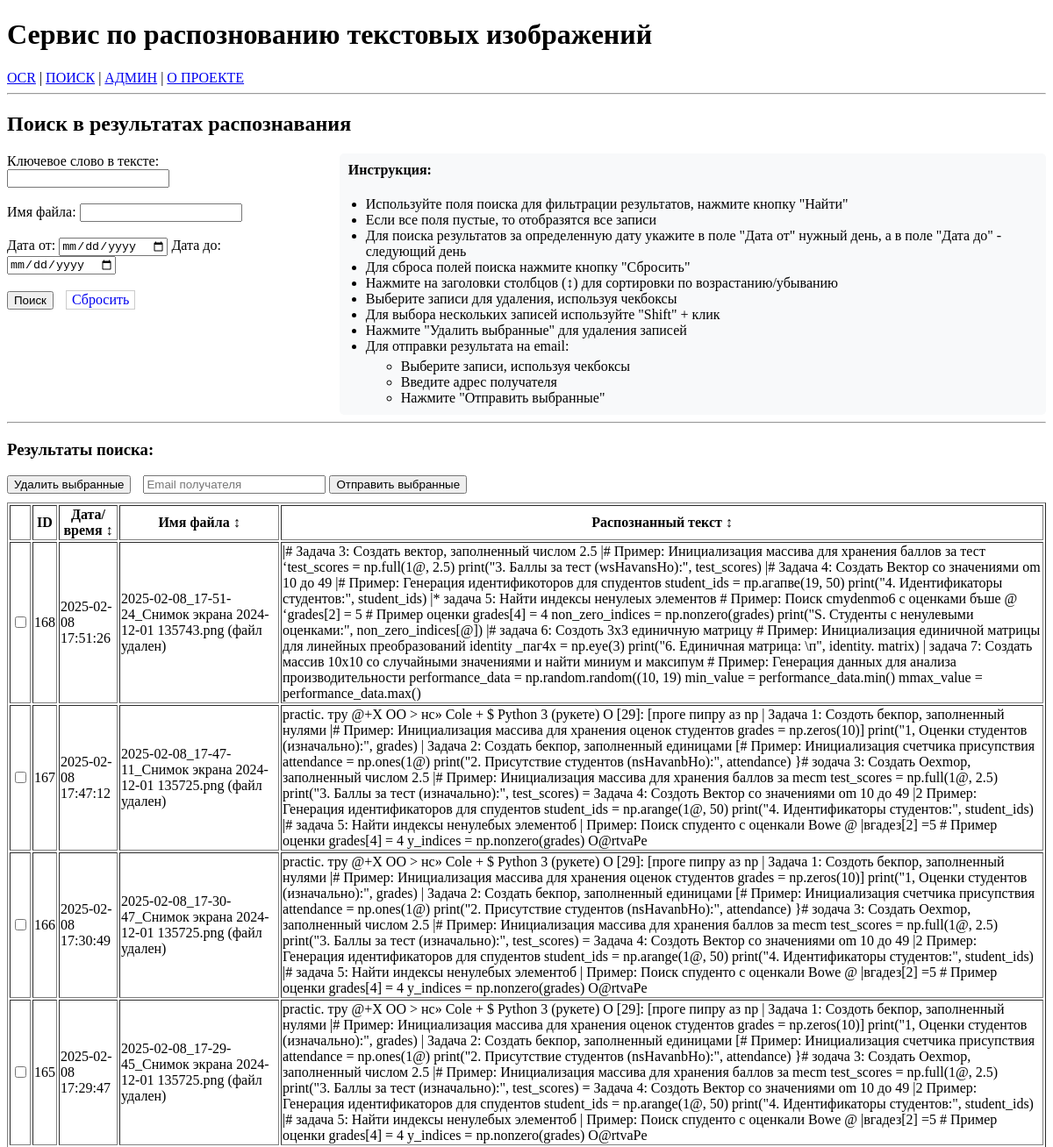
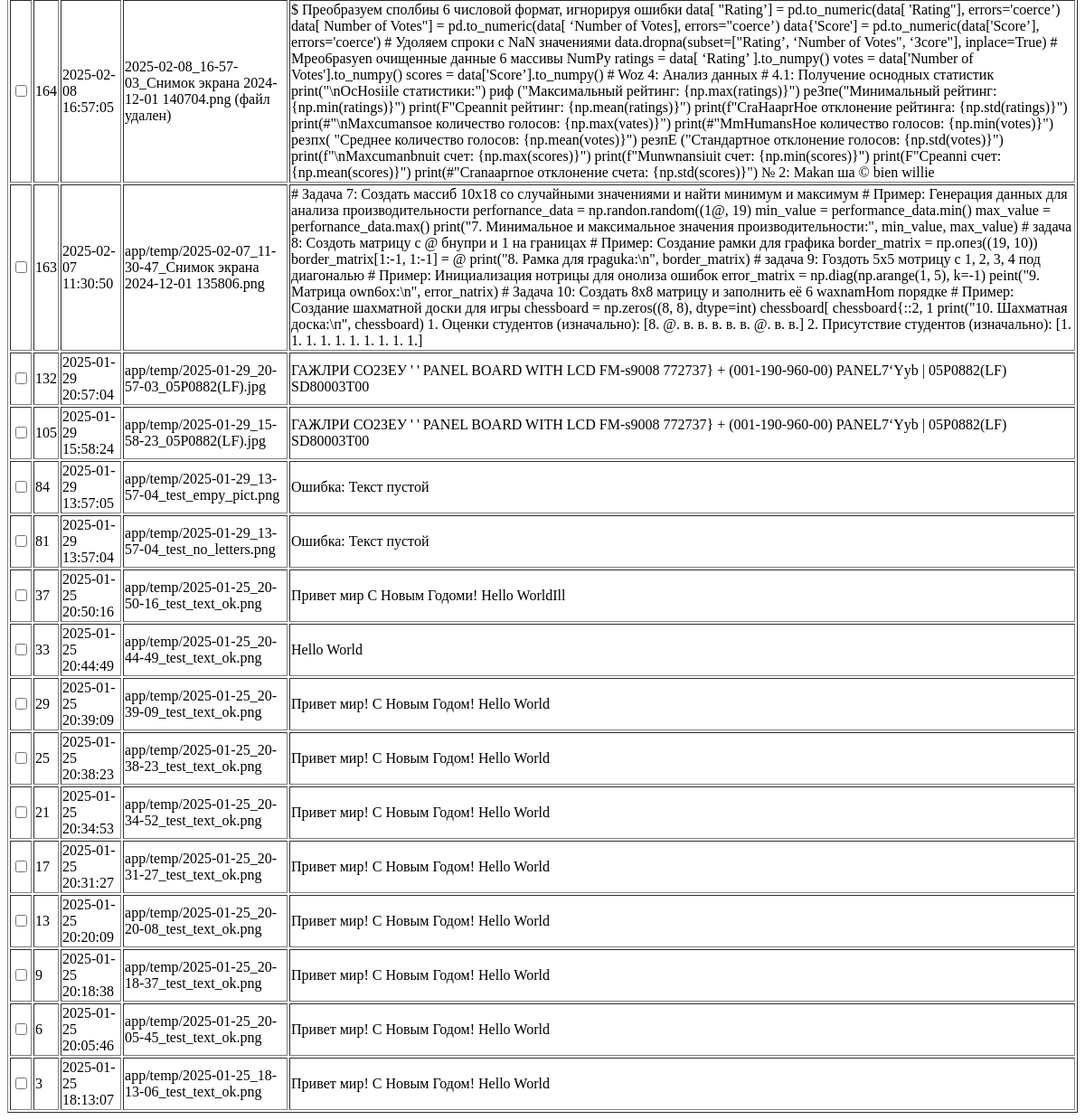
The app's page /records/, older data (2 pictures, top to bottom).
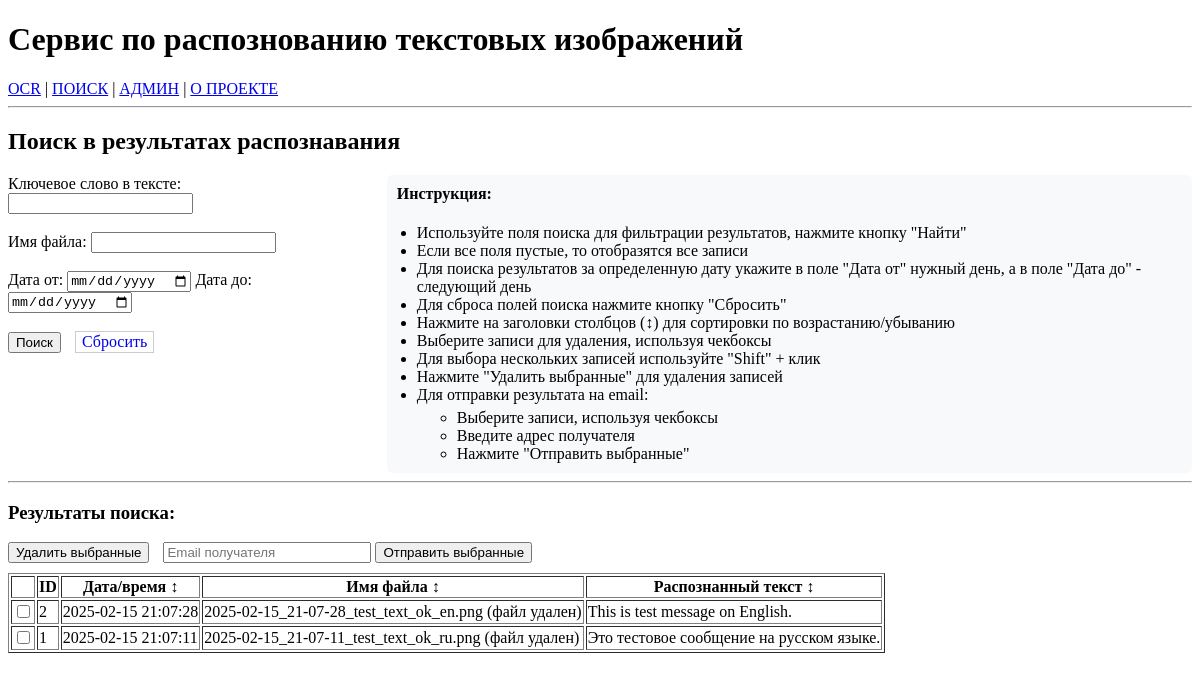
The same page, newer data.
### repository/repository.py (models this page shows, shortened)
class OcrData(Base):
    __tablename__ = 'ocr_data'
    id = Column(Integer, primary_key=True)  # Автоинкремент по умолчанию
    date_time = Column(DateTime, default=datetime.now)
    file_name = Column(String)
    ocr_txt = Column(String)
    status = Column(String)

### app/main.py (the view)
@app.get("/records/")              # <-- Обратите внимание на слеш в конце
async def records_page(
    request: Request,
    keyword: Optional[str] = None,
    filename: Optional[str] = None,
    date_from: Optional[str] = None,
    date_to: Optional[str] = None
):
    date_from_obj = datetime.strptime(date_from, '%Y-%m-%d') if date_from else None
    date_to_obj = datetime.strptime(date_to, '%Y-%m-%d') if date_to else None
    if any([keyword, filename, date_from, date_to]):
        data = repository.search_documents(
            keyword=keyword,
            filename=filename,
            date_from=date_from_obj,
            date_to=date_to_obj
        )
    else:
        data = repository.get_all()
    for item in data:
        if item['file_name'].startswith('repository/files/'):
            item['file_exists'] = Path(item['file_name']).exists()
    return templates.TemplateResponse(
        "search.html",
        {
            "request": request,
            "data": data,
            "keyword": keyword,
            "filename": filename,
            "date_from": date_from,
            "date_to": date_to
        }
    )

### app/templates/search.html (shortened to what this page needs)
{% extends "base.html" %}
{% block content %}
<h2>Поиск в результатах распознавания</h2>
<form action="/records/" method="get">
    <div style="display: flex; justify-content: space-between; align-items: start;">
        <div class="search-form">
            <label for="keyword">Ключевое слово в тексте:</label>
            <input type="text" id="keyword" name="keyword" value="{{ keyword or '' }}" />
            <br><br>
            <label for="filename">Имя файла:</label>
            <input type="text" id="filename" name="filename" value="{{ filename or '' }}" />
            <br><br>
            <label for="date_from">Дата от:</label>
            <input type="date" id="date_from" name="date_from" value="{{ date_from or '' }}" />
            <label for="date_to">Дата до:</label>
            <input type="date" id="date_to" name="date_to" value="{{ date_to or '' }}" />
            <br><br>
            <button type="submit">Поиск</button>
            <a href="/records/" class="button" style="text-decoration: none; padding: 1px 6px; border: 1px solid #ccc; display: inline-block; margin-left: 10px;">Сбросить</a>
        </div>
        <div class="instructions" style="margin-left: 40px; padding: 10px; background-color: #f8f9fa; border-radius: 5px;">
            <h4 style="margin-top: 0;">Инструкция:</h4>
            <ul style="margin: 0; padding-left: 20px;">
                <li>Используйте поля поиска для фильтрации результатов, нажмите кнопку "Найти"</li>
                <li>Если все поля пустые, то отобразятся все записи</li>
                <li>Для поиска результатов за определенную дату укажите в поле "Дата от" нужный день, а в поле "Дата до" - следующий день</li>
                <li>Для сброса полей поиска нажмите кнопку "Сбросить"</li>
                <li>Нажмите на заголовки столбцов (↕) для сортировки по возрастанию/убыванию</li>
                <li>Выберите записи для удаления, используя чекбоксы</li>
                <li>Для выбора нескольких записей используйте "Shift" + клик</li>
                <li>Нажмите "Удалить выбранные" для удаления записей</li>
                <li>Для отправки результата на email:
                    <ul style="margin-top: 5px;">
                        <li>Выберите записи, используя чекбоксы</li>
                        <li>Введите адрес получателя</li>
                        <li>Нажмите "Отправить выбранные"</li>
                    </ul>
                </li>
            </ul>
        </div>
    </div>
</form>
<hr>
<h3>Результаты поиска:</h3>
{% if data %}
<div id="result">
    <div style="margin-bottom: 10px;">
        <button onclick="deleteSelected()" style="margin-right: 10px;">Удалить выбранные</button>
        <input type="email" id="toEmail" placeholder="Email получателя" style="width: 200px;">
        <button onclick="sendSelectedToEmail()">Отправить выбранные</button>
    </div>
    <table border="1">
        <tr>
            <th></th>
            <th>ID</th>
            <th style="cursor: pointer;" onclick="sortTable(1)">Дата/время ↕</th>
            <th style="cursor: pointer;" onclick="sortTable(2)">Имя файла ↕</th>
            <th style="cursor: pointer;" onclick="sortTable(3)">Распознанный текст ↕</th>
        </tr>
        {% for item in data %}
        <tr>
            <td><input type="checkbox" class="record-checkbox" value="{{ item.id }}"></td>
            <td>{{ item.id }}</td>
            <td>{{ item.date_time }}</td>
            <td>
                {% if item.file_name != "--" %}
                    {% if item.file_name.startswith('repository/files/') %}
                        {% if item.file_exists %}
                            <a href="/static/{{ item.file_name }}" target="_blank" title="Открыть изображение">{{ item.file_name.split('/')[-1] }}</a>
                        {% else %}
                            {{ item.file_name.split('/')[-1] }} (файл удален)
                        {% endif %}
                    {% else %}
                        {{ item.file_name }}
                    {% endif %}
                {% else %}
                    {{ item.file_name }}
                {% endif %}
            </td>
            <td>{{ item.ocr_txt }}</td>
        </tr>
        {% endfor %}
    </table>
</div>
{% else %}
<p>Нет данных.</p>
{% endif %}
{% endblock %}

### app/templates/base.html (shortened to what this page needs)
<!DOCTYPE html>
<html>
<head>
</head>
<body>
    <div class="container">
        <header>
            <h1>Сервис по распознованию текстовых изображений</h1>
        </header>
        <nav>
            <a href="/">OCR</a> |
            <a href="/records/">ПОИСК</a> |
            <a href="/admin">АДМИН</a> |
            <a href="/about/">О ПРОЕКТЕ</a>
        </nav>
        <hr>
        {% block content %}{% endblock %}
    </div>
</body>
</html>

Row changes from the older to the newer data that the page shows:
removed OcrData: id "168", date_time "2025-02-08 17:51:26", file_name "2025-02-08_17-51-24_Снимок экрана 2024-12-01 135743.png", ocr_txt "|# Задача 3: Создать вектор, заполненный числом 2.5 |# Пример: Инициализация массива для хранения баллов за тест ‘test_scores = np.full(1@, 2.5) print(\"3. Баллы за тест (wsHavansHo):\", test_scores) |# Задача 4: Создать Вектор со значениями om 10 до 49 |# Пример: Генерация идентификоторов для спудентов student_ids = пр.агапве(19, 50) print(\"4. Идентификаторы студентов:\", student_ids) |* задача 5: Найти индексы ненулеых элементов # Пример: Поиск cmydenmo6 с оценками бъше @ ‘grades[2] = 5 # Пример оценки grades[4] = 4 non_zero_indices = np.nonzero(grades) print(\"S. Студенты с ненулевыми оценками:\", non_zero_indices[@]) |# задача 6: Создоть 3x3 единичную матрицу # Пример: Инициализация…"
removed OcrData: id "167", date_time "2025-02-08 17:47:12", file_name "2025-02-08_17-47-11_Снимок экрана 2024-12-01 135725.png", ocr_txt "practic. тру @+X OO > нс» Cole + $ Python 3 (рукете) О [29]: [проге пипру аз np | Задача 1: Создоть бекпор, заполненный нулями |# Пример: Инициализация массива для хранения оценок студентов grades = np.zeros(10)] print(\"1, Оценки студентов (изначально):\", grades) | Задача 2: Создать бекпор, заполненный единицами [# Пример: Инициализация счетчика присупствия attendance = np.ones(1@) print(\"2. Присутствие студентов (nsHavanbHo):\", attendance) }# зодача 3: Создать Oexmop, заполненный числом 2.5 |# Пример: Инициализация массива для хранения баллов за mecm test_scores = np.full(1@, 2.5) print(\"3. Баллы за тест (изначально):\", test_scores) = Задача 4: Создоть Вектор со значениями om 10 до 49 |2…"
removed OcrData: id "166", date_time "2025-02-08 17:30:49", file_name "2025-02-08_17-30-47_Снимок экрана 2024-12-01 135725.png", ocr_txt "practic. тру @+X OO > нс» Cole + $ Python 3 (рукете) О [29]: [проге пипру аз np | Задача 1: Создоть бекпор, заполненный нулями |# Пример: Инициализация массива для хранения оценок студентов grades = np.zeros(10)] print(\"1, Оценки студентов (изначально):\", grades) | Задача 2: Создать бекпор, заполненный единицами [# Пример: Инициализация счетчика присупствия attendance = np.ones(1@) print(\"2. Присутствие студентов (nsHavanbHo):\", attendance) }# зодача 3: Создать Oexmop, заполненный числом 2.5 |# Пример: Инициализация массива для хранения баллов за mecm test_scores = np.full(1@, 2.5) print(\"3. Баллы за тест (изначально):\", test_scores) = Задача 4: Создоть Вектор со значениями om 10 до 49 |2…"
removed OcrData: id "165", date_time "2025-02-08 17:29:47", file_name "2025-02-08_17-29-45_Снимок экрана 2024-12-01 135725.png", ocr_txt "practic. тру @+X OO > нс» Cole + $ Python 3 (рукете) О [29]: [проге пипру аз np | Задача 1: Создоть бекпор, заполненный нулями |# Пример: Инициализация массива для хранения оценок студентов grades = np.zeros(10)] print(\"1, Оценки студентов (изначально):\", grades) | Задача 2: Создать бекпор, заполненный единицами [# Пример: Инициализация счетчика присупствия attendance = np.ones(1@) print(\"2. Присутствие студентов (nsHavanbHo):\", attendance) }# зодача 3: Создать Oexmop, заполненный числом 2.5 |# Пример: Инициализация массива для хранения баллов за mecm test_scores = np.full(1@, 2.5) print(\"3. Баллы за тест (изначально):\", test_scores) = Задача 4: Создоть Вектор со значениями om 10 до 49 |2…"
removed OcrData: id "164", date_time "2025-02-08 16:57:05", file_name "2025-02-08_16-57-03_Снимок экрана 2024-12-01 140704.png", ocr_txt "$ Преобразуем сполбиы 6 числовой формат, игнорируя ошибки data[ \"Rating’] = pd.to_numeric(data[ 'Rating\"], errors='coerce’) data[ Number of Votes\"] = pd.to_numeric(data[ ‘Number of Votes], errors=\"coerce’) data{'Score'] = pd.to_numeric(data['Score’], errors='coerce') # Удоляем спроки с NaN значениями data.dropna(subset=[\"Rating’, ‘Number of Votes\", ‘Зсоге\"], inplace=True) # Mpeo6pasyen очищенные данные 6 массивы NumPy ratings = data[ ‘Rating’ ].to_numpy() votes = data['Number of Votes'].to_numpy() scores = data['Score’].to_numpy() # Woz 4: Анализ данных # 4.1: Получение оснодных статистик print(\"\\nOcHosiile статистики:\") риф (\"Максимальный рейтинг: {np.max(ratings)}\") реЗпе(\"Минимальный…"
removed OcrData: id "163", date_time "2025-02-07 11:30:50", file_name "app/temp/2025-02-07_11-30-47_Снимок экрана 2024-12-01 135806.png", ocr_txt "# Задача 7: Создать массиб 10х18 со случайными значениями и найти минимум и максимум # Пример: Генерация данных для анализа производительности perfornance_data = np.randon.random((1@, 19) min_value = performance_data.min() max_value = perfornance_data.max() print(\"7. Минимальное и максимальное значения производительности:\", min_value, max_value) # задача 8: Создоть матрицу с @ бнупри и 1 на границах # Пример: Создание рамки для графика border_matrix = пр.опез((19, 10)) border_matrix[1:-1, 1:-1] = @ print(\"8. Рамка для rpaguka:\\n\", border_matrix) # задача 9: Гоздоть 5x5 мотрицу с 1, 2, 3, 4 под диагональю # Пример: Инициализация нотрицы для онолиза ошибок error_matrix = np.diag(np.arange(1,…"
removed OcrData: id "132", date_time "2025-01-29 20:57:04", file_name "app/temp/2025-01-29_20-57-03_05P0882(LF).jpg", ocr_txt "ГАЖЛРИ СО2ЗЕУ ' ' PANEL BOARD WITH LCD FM-s9008 772737} + (001-190-960-00) PANEL7‘Yyb | 05P0882(LF) SD80003T00"
removed OcrData: id "105", date_time "2025-01-29 15:58:24", file_name "app/temp/2025-01-29_15-58-23_05P0882(LF).jpg", ocr_txt "ГАЖЛРИ СО2ЗЕУ ' ' PANEL BOARD WITH LCD FM-s9008 772737} + (001-190-960-00) PANEL7‘Yyb | 05P0882(LF) SD80003T00"
removed OcrData: id "84", date_time "2025-01-29 13:57:05", file_name "app/temp/2025-01-29_13-57-04_test_empy_pict.png", ocr_txt "Ошибка: Текст пустой"
removed OcrData: id "81", date_time "2025-01-29 13:57:04", file_name "app/temp/2025-01-29_13-57-04_test_no_letters.png", ocr_txt "Ошибка: Текст пустой"
removed OcrData: id "37", date_time "2025-01-25 20:50:16", file_name "app/temp/2025-01-25_20-50-16_test_text_ok.png", ocr_txt "Привет мир С Новым Годоми! Hello WorldIll"
removed OcrData: id "33", date_time "2025-01-25 20:44:49", file_name "app/temp/2025-01-25_20-44-49_test_text_ok.png", ocr_txt "Hello World"
removed OcrData: id "29", date_time "2025-01-25 20:39:09", file_name "app/temp/2025-01-25_20-39-09_test_text_ok.png", ocr_txt "Привет мир! С Новым Годом! Hello World"
removed OcrData: id "25", date_time "2025-01-25 20:38:23", file_name "app/temp/2025-01-25_20-38-23_test_text_ok.png", ocr_txt "Привет мир! С Новым Годом! Hello World"
removed OcrData: id "21", date_time "2025-01-25 20:34:53", file_name "app/temp/2025-01-25_20-34-52_test_text_ok.png", ocr_txt "Привет мир! С Новым Годом! Hello World"
removed OcrData: id "17", date_time "2025-01-25 20:31:27", file_name "app/temp/2025-01-25_20-31-27_test_text_ok.png", ocr_txt "Привет мир! С Новым Годом! Hello World"
removed OcrData: id "13", date_time "2025-01-25 20:20:09", file_name "app/temp/2025-01-25_20-20-08_test_text_ok.png", ocr_txt "Привет мир! С Новым Годом! Hello World"
removed OcrData: id "9", date_time "2025-01-25 20:18:38", file_name "app/temp/2025-01-25_20-18-37_test_text_ok.png", ocr_txt "Привет мир! С Новым Годом! Hello World"
removed OcrData: id "6", date_time "2025-01-25 20:05:46", file_name "app/temp/2025-01-25_20-05-45_test_text_ok.png", ocr_txt "Привет мир! С Новым Годом! Hello World"
removed OcrData: id "3", date_time "2025-01-25 18:13:07", file_name "app/temp/2025-01-25_18-13-06_test_text_ok.png", ocr_txt "Привет мир! С Новым Годом! Hello World"
added OcrData: id "2", date_time "2025-02-15 21:07:28", file_name "2025-02-15_21-07-28_test_text_ok_en.png", ocr_txt "This is test message on English."
added OcrData: id "1", date_time "2025-02-15 21:07:11", file_name "2025-02-15_21-07-11_test_text_ok_ru.png", ocr_txt "Это тестовое сообщение на русском языке."
